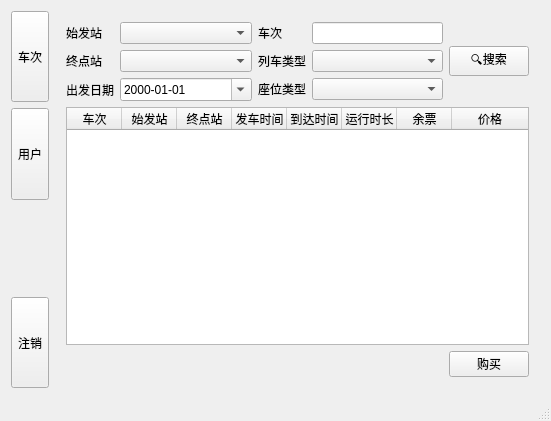
<?xml version="1.0" encoding="UTF-8"?>
<ui version="4.0">
 <class>MainWindow</class>
 <widget class="QMainWindow" name="MainWindow">
  <property name="geometry">
   <rect>
    <x>0</x>
    <y>0</y>
    <width>551</width>
    <height>421</height>
   </rect>
  </property>
  <property name="windowTitle">
   <string>12307铁路售票系统</string>
  </property>
  <widget class="QWidget" name="centralWidget">
   <layout class="QHBoxLayout" name="horizontalLayout_7">
    <item>
     <layout class="QVBoxLayout" name="verticalLayout">
      <item>
       <widget class="QToolButton" name="train_btm">
        <property name="sizePolicy">
         <sizepolicy hsizetype="Fixed" vsizetype="Expanding">
          <horstretch>0</horstretch>
          <verstretch>0</verstretch>
         </sizepolicy>
        </property>
        <property name="text">
         <string>车次</string>
        </property>
       </widget>
      </item>
      <item>
       <widget class="QToolButton" name="user_btm">
        <property name="sizePolicy">
         <sizepolicy hsizetype="Fixed" vsizetype="Expanding">
          <horstretch>0</horstretch>
          <verstretch>0</verstretch>
         </sizepolicy>
        </property>
        <property name="text">
         <string>用户</string>
        </property>
       </widget>
      </item>
      <item>
       <spacer name="verticalSpacer">
        <property name="orientation">
         <enum>Qt::Vertical</enum>
        </property>
        <property name="sizeHint" stdset="0">
         <size>
          <width>20</width>
          <height>40</height>
         </size>
        </property>
       </spacer>
      </item>
      <item>
       <widget class="QToolButton" name="user_btm_2">
        <property name="sizePolicy">
         <sizepolicy hsizetype="Fixed" vsizetype="Expanding">
          <horstretch>0</horstretch>
          <verstretch>0</verstretch>
         </sizepolicy>
        </property>
        <property name="text">
         <string>注销</string>
        </property>
       </widget>
      </item>
     </layout>
    </item>
    <item>
     <widget class="QStackedWidget" name="stackedWidget">
      <widget class="QWidget" name="train">
       <layout class="QVBoxLayout" name="verticalLayout_2">
        <item>
         <layout class="QHBoxLayout" name="horizontalLayout_4">
          <item>
           <layout class="QFormLayout" name="formLayout">
            <item row="0" column="0">
             <widget class="QLabel" name="label">
              <property name="text">
               <string>始发站</string>
              </property>
             </widget>
            </item>
            <item row="0" column="1">
             <widget class="QComboBox" name="origin">
              <property name="sizePolicy">
               <sizepolicy hsizetype="Expanding" vsizetype="Fixed">
                <horstretch>0</horstretch>
                <verstretch>0</verstretch>
               </sizepolicy>
              </property>
             </widget>
            </item>
            <item row="1" column="0">
             <widget class="QLabel" name="label_2">
              <property name="text">
               <string>终点站</string>
              </property>
             </widget>
            </item>
            <item row="1" column="1">
             <widget class="QComboBox" name="destination">
              <property name="sizePolicy">
               <sizepolicy hsizetype="Expanding" vsizetype="Fixed">
                <horstretch>0</horstretch>
                <verstretch>0</verstretch>
               </sizepolicy>
              </property>
             </widget>
            </item>
            <item row="2" column="0">
             <widget class="QLabel" name="label_3">
              <property name="text">
               <string>出发日期</string>
              </property>
             </widget>
            </item>
            <item row="2" column="1">
             <widget class="QDateEdit" name="dateEdit">
              <property name="sizePolicy">
               <sizepolicy hsizetype="Expanding" vsizetype="Fixed">
                <horstretch>0</horstretch>
                <verstretch>0</verstretch>
               </sizepolicy>
              </property>
              <property name="displayFormat">
               <string>yyyy-MM-dd</string>
              </property>
              <property name="calendarPopup">
               <bool>true</bool>
              </property>
             </widget>
            </item>
           </layout>
          </item>
          <item>
           <layout class="QFormLayout" name="formLayout_2">
            <item row="0" column="0">
             <widget class="QLabel" name="label_4">
              <property name="text">
               <string>车次</string>
              </property>
             </widget>
            </item>
            <item row="0" column="1">
             <widget class="QLineEdit" name="trainNumber"/>
            </item>
            <item row="1" column="0">
             <widget class="QLabel" name="label_5">
              <property name="text">
               <string>列车类型</string>
              </property>
             </widget>
            </item>
            <item row="1" column="1">
             <widget class="QComboBox" name="trainType">
              <property name="sizePolicy">
               <sizepolicy hsizetype="Expanding" vsizetype="Fixed">
                <horstretch>0</horstretch>
                <verstretch>0</verstretch>
               </sizepolicy>
              </property>
             </widget>
            </item>
            <item row="2" column="0">
             <widget class="QLabel" name="label_6">
              <property name="text">
               <string>座位类型</string>
              </property>
             </widget>
            </item>
            <item row="2" column="1">
             <widget class="QComboBox" name="spotType">
              <property name="sizePolicy">
               <sizepolicy hsizetype="Expanding" vsizetype="Fixed">
                <horstretch>0</horstretch>
                <verstretch>0</verstretch>
               </sizepolicy>
              </property>
             </widget>
            </item>
           </layout>
          </item>
          <item>
           <widget class="QPushButton" name="searchButton">
            <property name="sizePolicy">
             <sizepolicy hsizetype="Minimum" vsizetype="Fixed">
              <horstretch>0</horstretch>
              <verstretch>0</verstretch>
             </sizepolicy>
            </property>
            <property name="text">
             <string>🔍搜索</string>
            </property>
            <property name="autoDefault">
             <bool>true</bool>
            </property>
           </widget>
          </item>
         </layout>
        </item>
        <item>
         <widget class="QTableWidget" name="trainInfo">
          <property name="editTriggers">
           <set>QAbstractItemView::NoEditTriggers</set>
          </property>
          <property name="selectionMode">
           <enum>QAbstractItemView::SingleSelection</enum>
          </property>
          <property name="selectionBehavior">
           <enum>QAbstractItemView::SelectRows</enum>
          </property>
          <property name="sortingEnabled">
           <bool>true</bool>
          </property>
          <property name="rowCount">
           <number>0</number>
          </property>
          <property name="columnCount">
           <number>8</number>
          </property>
          <attribute name="horizontalHeaderDefaultSectionSize">
           <number>55</number>
          </attribute>
          <attribute name="horizontalHeaderStretchLastSection">
           <bool>true</bool>
          </attribute>
          <attribute name="verticalHeaderVisible">
           <bool>false</bool>
          </attribute>
          <attribute name="verticalHeaderDefaultSectionSize">
           <number>21</number>
          </attribute>
          <column>
           <property name="text">
            <string>车次</string>
           </property>
          </column>
          <column>
           <property name="text">
            <string>始发站</string>
           </property>
          </column>
          <column>
           <property name="text">
            <string>终点站</string>
           </property>
          </column>
          <column>
           <property name="text">
            <string>发车时间</string>
           </property>
          </column>
          <column>
           <property name="text">
            <string>到达时间</string>
           </property>
          </column>
          <column>
           <property name="text">
            <string>运行时长</string>
           </property>
          </column>
          <column>
           <property name="text">
            <string>余票</string>
           </property>
          </column>
          <column>
           <property name="text">
            <string>价格</string>
           </property>
          </column>
         </widget>
        </item>
        <item>
         <layout class="QHBoxLayout" name="horizontalLayout_6">
          <item>
           <spacer name="horizontalSpacer">
            <property name="orientation">
             <enum>Qt::Horizontal</enum>
            </property>
            <property name="sizeHint" stdset="0">
             <size>
              <width>40</width>
              <height>20</height>
             </size>
            </property>
           </spacer>
          </item>
          <item>
           <widget class="QPushButton" name="orderButton">
            <property name="sizePolicy">
             <sizepolicy hsizetype="Preferred" vsizetype="Fixed">
              <horstretch>0</horstretch>
              <verstretch>0</verstretch>
             </sizepolicy>
            </property>
            <property name="text">
             <string>购买</string>
            </property>
           </widget>
          </item>
         </layout>
        </item>
       </layout>
      </widget>
      <widget class="QWidget" name="user">
       <layout class="QVBoxLayout" name="verticalLayout_3">
        <item>
         <widget class="QStackedWidget" name="stackedWidget_2">
          <property name="frameShadow">
           <enum>QFrame::Raised</enum>
          </property>
          <property name="currentIndex">
           <number>2</number>
          </property>
          <widget class="QWidget" name="info_stk">
           <layout class="QVBoxLayout" name="verticalLayout_5">
            <item>
             <spacer name="verticalSpacer_2">
              <property name="orientation">
               <enum>Qt::Vertical</enum>
              </property>
              <property name="sizeHint" stdset="0">
               <size>
                <width>20</width>
                <height>40</height>
               </size>
              </property>
             </spacer>
            </item>
            <item>
             <layout class="QHBoxLayout" name="horizontalLayout_5">
              <item>
               <spacer name="horizontalSpacer_4">
                <property name="orientation">
                 <enum>Qt::Horizontal</enum>
                </property>
                <property name="sizeHint" stdset="0">
                 <size>
                  <width>40</width>
                  <height>20</height>
                 </size>
                </property>
               </spacer>
              </item>
              <item>
               <layout class="QFormLayout" name="formLayout_3">
                <item row="0" column="0">
                 <widget class="QLabel" name="username_label">
                  <property name="text">
                   <string>用户名：</string>
                  </property>
                 </widget>
                </item>
                <item row="0" column="1">
                 <widget class="QLabel" name="username_lab">
                  <property name="text">
                   <string/>
                  </property>
                 </widget>
                </item>
                <item row="1" column="0">
                 <widget class="QLabel" name="passwd_label">
                  <property name="text">
                   <string>密码：</string>
                  </property>
                 </widget>
                </item>
                <item row="1" column="1">
                 <widget class="QPushButton" name="password_reset">
                  <property name="text">
                   <string>修改密码</string>
                  </property>
                 </widget>
                </item>
                <item row="2" column="0">
                 <widget class="QLabel" name="name_label">
                  <property name="text">
                   <string>姓名：</string>
                  </property>
                 </widget>
                </item>
                <item row="2" column="1">
                 <widget class="QLabel" name="name_lab">
                  <property name="text">
                   <string/>
                  </property>
                 </widget>
                </item>
                <item row="3" column="0">
                 <widget class="QLabel" name="sex_label">
                  <property name="text">
                   <string>性别：</string>
                  </property>
                 </widget>
                </item>
                <item row="3" column="1">
                 <widget class="QLabel" name="sex_lab">
                  <property name="text">
                   <string/>
                  </property>
                 </widget>
                </item>
                <item row="4" column="0">
                 <widget class="QLabel" name="phone_label">
                  <property name="text">
                   <string>电话：</string>
                  </property>
                 </widget>
                </item>
                <item row="4" column="1">
                 <widget class="QLabel" name="phone_lab">
                  <property name="text">
                   <string/>
                  </property>
                 </widget>
                </item>
                <item row="5" column="0">
                 <widget class="QLabel" name="email_label">
                  <property name="text">
                   <string>邮箱：</string>
                  </property>
                 </widget>
                </item>
                <item row="5" column="1">
                 <widget class="QLabel" name="email_lab">
                  <property name="text">
                   <string/>
                  </property>
                 </widget>
                </item>
               </layout>
              </item>
              <item>
               <spacer name="horizontalSpacer_5">
                <property name="orientation">
                 <enum>Qt::Horizontal</enum>
                </property>
                <property name="sizeHint" stdset="0">
                 <size>
                  <width>40</width>
                  <height>20</height>
                 </size>
                </property>
               </spacer>
              </item>
             </layout>
            </item>
            <item>
             <layout class="QHBoxLayout" name="horizontalLayout_2">
              <item>
               <spacer name="horizontalSpacer_6">
                <property name="orientation">
                 <enum>Qt::Horizontal</enum>
                </property>
                <property name="sizeHint" stdset="0">
                 <size>
                  <width>40</width>
                  <height>20</height>
                 </size>
                </property>
               </spacer>
              </item>
              <item>
               <widget class="QPushButton" name="info_updatebtn">
                <property name="text">
                 <string>修改</string>
                </property>
               </widget>
              </item>
              <item>
               <widget class="QPushButton" name="info_query_btn">
                <property name="text">
                 <string>刷新</string>
                </property>
               </widget>
              </item>
              <item>
               <spacer name="horizontalSpacer_7">
                <property name="orientation">
                 <enum>Qt::Horizontal</enum>
                </property>
                <property name="sizeHint" stdset="0">
                 <size>
                  <width>40</width>
                  <height>20</height>
                 </size>
                </property>
               </spacer>
              </item>
             </layout>
            </item>
            <item>
             <spacer name="verticalSpacer_3">
              <property name="orientation">
               <enum>Qt::Vertical</enum>
              </property>
              <property name="sizeHint" stdset="0">
               <size>
                <width>20</width>
                <height>40</height>
               </size>
              </property>
             </spacer>
            </item>
           </layout>
          </widget>
          <widget class="QWidget" name="pass_stk">
           <layout class="QHBoxLayout" name="horizontalLayout_3">
            <item>
             <spacer name="horizontalSpacer_2">
              <property name="orientation">
               <enum>Qt::Horizontal</enum>
              </property>
              <property name="sizeHint" stdset="0">
               <size>
                <width>40</width>
                <height>20</height>
               </size>
              </property>
             </spacer>
            </item>
            <item>
             <widget class="QTableWidget" name="passinfo">
              <column>
               <property name="text">
                <string>乘客姓名</string>
               </property>
              </column>
              <column>
               <property name="text">
                <string>身份证号</string>
               </property>
              </column>
             </widget>
            </item>
            <item>
             <layout class="QVBoxLayout" name="verticalLayout_4">
              <item>
               <widget class="QPushButton" name="add_pass">
                <property name="text">
                 <string>添加</string>
                </property>
               </widget>
              </item>
              <item>
               <widget class="QPushButton" name="delete_pass">
                <property name="text">
                 <string>删除</string>
                </property>
               </widget>
              </item>
              <item>
               <widget class="QPushButton" name="refresh_pass">
                <property name="text">
                 <string>刷新</string>
                </property>
               </widget>
              </item>
             </layout>
            </item>
            <item>
             <spacer name="horizontalSpacer_3">
              <property name="orientation">
               <enum>Qt::Horizontal</enum>
              </property>
              <property name="sizeHint" stdset="0">
               <size>
                <width>40</width>
                <height>20</height>
               </size>
              </property>
             </spacer>
            </item>
           </layout>
          </widget>
          <widget class="QWidget" name="history_stk">
           <layout class="QVBoxLayout" name="verticalLayout_6">
            <item>
             <widget class="QTableWidget" name="ticketinfo">
              <property name="editTriggers">
               <set>QAbstractItemView::NoEditTriggers</set>
              </property>
              <property name="selectionMode">
               <enum>QAbstractItemView::SingleSelection</enum>
              </property>
              <property name="selectionBehavior">
               <enum>QAbstractItemView::SelectRows</enum>
              </property>
              <property name="sortingEnabled">
               <bool>true</bool>
              </property>
              <property name="rowCount">
               <number>0</number>
              </property>
              <property name="columnCount">
               <number>8</number>
              </property>
              <attribute name="horizontalHeaderDefaultSectionSize">
               <number>55</number>
              </attribute>
              <attribute name="horizontalHeaderStretchLastSection">
               <bool>true</bool>
              </attribute>
              <attribute name="verticalHeaderVisible">
               <bool>false</bool>
              </attribute>
              <attribute name="verticalHeaderDefaultSectionSize">
               <number>21</number>
              </attribute>
              <column>
               <property name="text">
                <string>乘客姓名</string>
               </property>
              </column>
              <column>
               <property name="text">
                <string>车次</string>
               </property>
              </column>
              <column>
               <property name="text">
                <string>座位</string>
               </property>
              </column>
              <column>
               <property name="text">
                <string>始发站</string>
               </property>
              </column>
              <column>
               <property name="text">
                <string>终点站</string>
               </property>
              </column>
              <column>
               <property name="text">
                <string>发车时间</string>
               </property>
              </column>
              <column>
               <property name="text">
                <string>到达时间</string>
               </property>
              </column>
              <column>
               <property name="text">
                <string>价格</string>
               </property>
              </column>
             </widget>
            </item>
            <item>
             <layout class="QHBoxLayout" name="horizontalLayout_8">
              <item>
               <spacer name="horizontalSpacer_8">
                <property name="orientation">
                 <enum>Qt::Horizontal</enum>
                </property>
                <property name="sizeHint" stdset="0">
                 <size>
                  <width>40</width>
                  <height>20</height>
                 </size>
                </property>
               </spacer>
              </item>
              <item>
               <widget class="QPushButton" name="delete_btn">
                <property name="text">
                 <string>退票</string>
                </property>
               </widget>
              </item>
              <item>
               <widget class="QPushButton" name="refresh_btn">
                <property name="text">
                 <string>刷新</string>
                </property>
               </widget>
              </item>
             </layout>
            </item>
           </layout>
          </widget>
          <widget class="QWidget" name="money_stk">
           <widget class="QLabel" name="money_text">
            <property name="geometry">
             <rect>
              <x>110</x>
              <y>90</y>
              <width>101</width>
              <height>61</height>
             </rect>
            </property>
            <property name="text">
             <string>账户余额：</string>
            </property>
           </widget>
           <widget class="QLabel" name="money_dis_lab">
            <property name="geometry">
             <rect>
              <x>190</x>
              <y>110</y>
              <width>171</width>
              <height>20</height>
             </rect>
            </property>
            <property name="frameShape">
             <enum>QFrame::Panel</enum>
            </property>
            <property name="frameShadow">
             <enum>QFrame::Sunken</enum>
            </property>
            <property name="text">
             <string/>
            </property>
           </widget>
           <widget class="QLabel" name="money_text2">
            <property name="geometry">
             <rect>
              <x>370</x>
              <y>110</y>
              <width>59</width>
              <height>16</height>
             </rect>
            </property>
            <property name="text">
             <string>元</string>
            </property>
           </widget>
           <widget class="QToolButton" name="money_query_btn">
            <property name="geometry">
             <rect>
              <x>280</x>
              <y>180</y>
              <width>71</width>
              <height>22</height>
             </rect>
            </property>
            <property name="text">
             <string>刷新</string>
            </property>
           </widget>
           <widget class="QToolButton" name="money_update_btn">
            <property name="geometry">
             <rect>
              <x>170</x>
              <y>180</y>
              <width>71</width>
              <height>22</height>
             </rect>
            </property>
            <property name="text">
             <string>充值</string>
            </property>
           </widget>
          </widget>
         </widget>
        </item>
        <item>
         <layout class="QHBoxLayout" name="horizontalLayout">
          <item>
           <widget class="QToolButton" name="info_pb">
            <property name="text">
             <string>基本信息</string>
            </property>
           </widget>
          </item>
          <item>
           <widget class="QToolButton" name="pass_pb">
            <property name="text">
             <string>乘客管理</string>
            </property>
           </widget>
          </item>
          <item>
           <widget class="QToolButton" name="his_pb">
            <property name="text">
             <string>我的车票</string>
            </property>
           </widget>
          </item>
          <item>
           <widget class="QToolButton" name="bal_pb">
            <property name="text">
             <string>账户余额</string>
            </property>
           </widget>
          </item>
         </layout>
        </item>
       </layout>
      </widget>
     </widget>
    </item>
   </layout>
  </widget>
  <widget class="QMenuBar" name="menuBar">
   <property name="geometry">
    <rect>
     <x>0</x>
     <y>0</y>
     <width>551</width>
     <height>22</height>
    </rect>
   </property>
  </widget>
  <widget class="QStatusBar" name="statusBar"/>
 </widget>
 <layoutdefault spacing="6" margin="11"/>
 <resources/>
 <connections>
  <connection>
   <sender>user_btm_2</sender>
   <signal>clicked()</signal>
   <receiver>MainWindow</receiver>
   <slot>close()</slot>
   <hints>
    <hint type="sourcelabel">
     <x>30</x>
     <y>352</y>
    </hint>
    <hint type="destinationlabel">
     <x>41</x>
     <y>263</y>
    </hint>
   </hints>
  </connection>
 </connections>
</ui>
